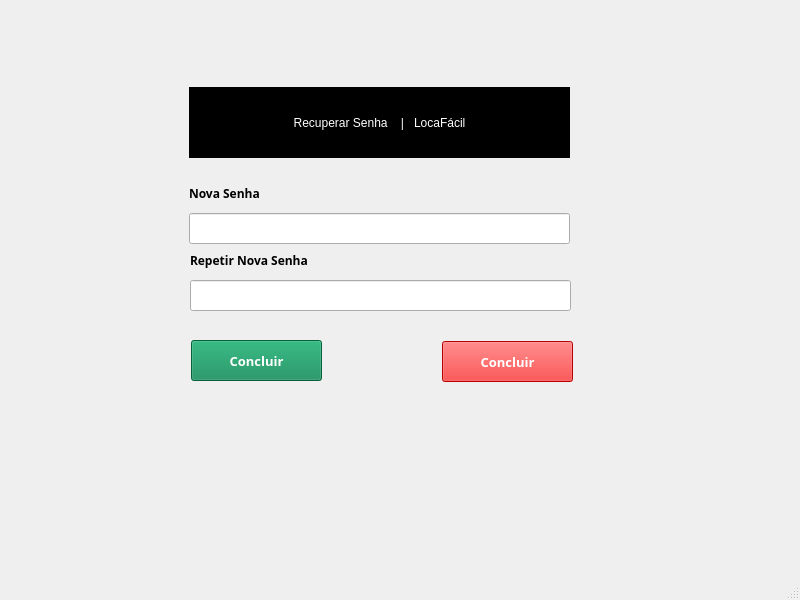
<?xml version="1.0" encoding="UTF-8"?>
<ui version="4.0">
 <class>MainWindow</class>
 <widget class="QMainWindow" name="MainWindow">
  <property name="geometry">
   <rect>
    <x>0</x>
    <y>0</y>
    <width>800</width>
    <height>600</height>
   </rect>
  </property>
  <property name="windowTitle">
   <string>MainWindow</string>
  </property>
  <widget class="QWidget" name="centralwidget">
   <widget class="QLabel" name="label_7">
    <property name="geometry">
     <rect>
      <x>189</x>
      <y>173</y>
      <width>91</width>
      <height>40</height>
     </rect>
    </property>
    <property name="font">
     <font>
      <family>Gadugi</family>
      <pointsize>9</pointsize>
      <weight>75</weight>
      <bold>true</bold>
     </font>
    </property>
    <property name="text">
     <string>Nova Senha</string>
    </property>
   </widget>
   <widget class="QLineEdit" name="lineEdit_9">
    <property name="geometry">
     <rect>
      <x>189</x>
      <y>213</y>
      <width>381</width>
      <height>31</height>
     </rect>
    </property>
    <property name="echoMode">
     <enum>QLineEdit::Password</enum>
    </property>
   </widget>
   <widget class="QLabel" name="label">
    <property name="geometry">
     <rect>
      <x>189</x>
      <y>87</y>
      <width>381</width>
      <height>71</height>
     </rect>
    </property>
    <property name="styleSheet">
     <string notr="true">color: rgb(255, 255, 255);
background-color: rgb(0, 0, 0);
font: 75 12pt &quot;Gadugi&quot;;
font: 75 12pt &quot;Gadugi&quot;;
</string>
    </property>
    <property name="text">
     <string>Recuperar Senha    |   LocaFácil</string>
    </property>
    <property name="alignment">
     <set>Qt::AlignCenter</set>
    </property>
   </widget>
   <widget class="QLabel" name="label_8">
    <property name="geometry">
     <rect>
      <x>190</x>
      <y>240</y>
      <width>151</width>
      <height>40</height>
     </rect>
    </property>
    <property name="font">
     <font>
      <family>Gadugi</family>
      <pointsize>9</pointsize>
      <weight>75</weight>
      <bold>true</bold>
     </font>
    </property>
    <property name="text">
     <string>Repetir Nova Senha</string>
    </property>
   </widget>
   <widget class="QLineEdit" name="lineEdit_10">
    <property name="geometry">
     <rect>
      <x>190</x>
      <y>280</y>
      <width>381</width>
      <height>31</height>
     </rect>
    </property>
    <property name="echoMode">
     <enum>QLineEdit::Password</enum>
    </property>
   </widget>
   <widget class="QPushButton" name="pushButton_2">
    <property name="geometry">
     <rect>
      <x>442</x>
      <y>341</y>
      <width>131</width>
      <height>41</height>
     </rect>
    </property>
    <property name="font">
     <font>
      <family>Gadugi</family>
      <pointsize>10</pointsize>
      <weight>75</weight>
      <bold>true</bold>
     </font>
    </property>
    <property name="cursor">
     <cursorShape>PointingHandCursor</cursorShape>
    </property>
    <property name="styleSheet">
     <string notr="true">background-color: #BC2C1A;
background-color: rgb(255, 0, 0);
color: #FFFFFF;</string>
    </property>
    <property name="text">
     <string>Concluir</string>
    </property>
   </widget>
   <widget class="QPushButton" name="pushButton">
    <property name="geometry">
     <rect>
      <x>191</x>
      <y>340</y>
      <width>131</width>
      <height>41</height>
     </rect>
    </property>
    <property name="font">
     <font>
      <family>Gadugi</family>
      <pointsize>10</pointsize>
      <weight>75</weight>
      <bold>true</bold>
     </font>
    </property>
    <property name="cursor">
     <cursorShape>PointingHandCursor</cursorShape>
    </property>
    <property name="styleSheet">
     <string notr="true">background-color: #0A8754;
color: #FFFFFF;</string>
    </property>
    <property name="text">
     <string>Concluir</string>
    </property>
   </widget>
  </widget>
  <widget class="QMenuBar" name="menubar">
   <property name="geometry">
    <rect>
     <x>0</x>
     <y>0</y>
     <width>800</width>
     <height>26</height>
    </rect>
   </property>
  </widget>
  <widget class="QStatusBar" name="statusbar"/>
 </widget>
 <resources/>
 <connections/>
</ui>
